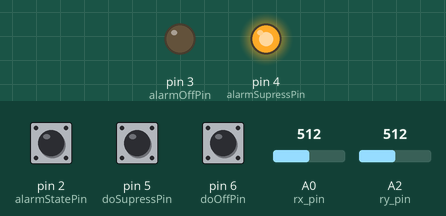
Recording of a sketch running on a simulated Arduino Uno, built with avr-gcc and run on an emulated ATmega328P. Shown: output pins drawn as LEDs (lit = HIGH). Dashed ring = blinking. The test bench sets the inputs (shaded band); at power-on: pin 6 (doOffPin) HIGH, pin 5 (doSupressPin) HIGH, pin 2 (alarmStatePin) HIGH, A0 (rx_pin) = 512, A2 (ry_pin) = 512. What the sketch prints to the serial monitor is not drawn.

Above: at 1.2 s.
1.3 s: pin 6 (doOffPin) pulled LOW for 3.2 s
At 2.1 s:
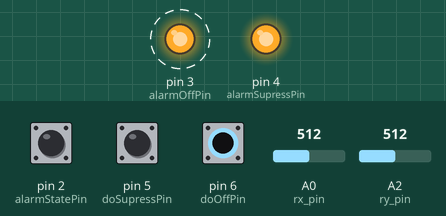
6.0 s: pin 5 (doSupressPin) pulled LOW for 0.15 s
At 6.08 s:
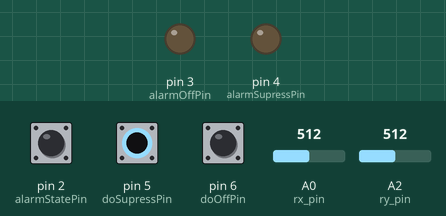
7.6 s: pin 2 (alarmStatePin) pulled LOW for 0.15 s
10.7 s: pin 2 (alarmStatePin) pulled LOW for 1 s
14.7 s: pin 6 (doOffPin) pulled LOW for 1 s
At 15.3 s:
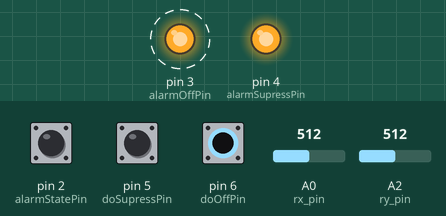
18.7 s: pin 5 (doSupressPin) pulled LOW for 3.2 s
At 19.4 s:
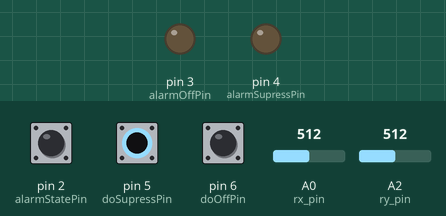
Timing chart, 0 to 23.4 s (numbered marks = the images above; inputs shaded):
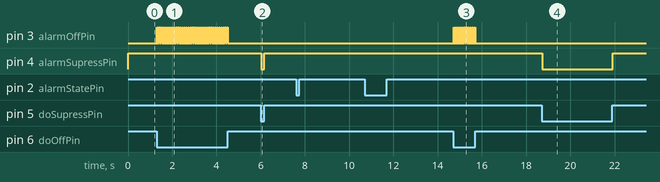

Measured:
- after the input at 1.3 s, pin 3 (alarmOffPin): alternates HIGH for 0.01 s and LOW for 0.02 s, 212 changes in all, then stays LOW, starting at once
- after the input at 6.0 s, pin 4 (alarmSupressPin): HIGH → LOW at once, → HIGH 0.13 s later
- after the input at 7.6 s, every drawn part: stays the same
- after the input at 10.7 s, every drawn part: stays the same
- after the input at 14.7 s, pin 3 (alarmOffPin): alternates HIGH for 0.01 s and LOW for 0.02 s, 66 changes in all, then stays LOW, starting at once
- after the input at 18.7 s, pin 4 (alarmSupressPin): HIGH → LOW at once, → HIGH 3.2 s later

The sketch:

final.ino
```cpp
// user input pins

int doSupressPin = 5;
int doOffPin = 6;

// clock pins

int alarmStatePin = 2;
int alarmOffPin = 3;
int alarmSupressPin = 4;

int rx_pin = 0;
int ry_pin = 2;

int rx = 0;
int ry = 0;
//int lx = 0;
//int ly = 0;

int movedir; //direction controler -> int 1|2|3|4

int input_code[4]; // tried code

int correct_code[4] = {4,2,3, 1}; // challenge code TODO make random

int pos_code = 0;

int as_discrete(int val)  {
  int dval ;
  if (val < 200) {
    dval = -1;
  }
  else if (val > 450) {
    dval = 1;
  }
  else {
    dval = 0;
  }
  return dval;
}

void setup()                    // run once, when the sketch starts
{
  Serial.begin(9600);           // set up Serial library at 9600 bps

  // setup input pins

  pinMode(doSupressPin, INPUT);
  digitalWrite(doSupressPin, HIGH);

  pinMode(doOffPin, INPUT);
  digitalWrite(doOffPin, HIGH);

  // setup clock pins

  pinMode(alarmStatePin, INPUT);    // sets the digital pin as input to read switch
  digitalWrite(alarmStatePin, HIGH);

  pinMode(alarmOffPin, OUTPUT);      // sets the digital pin as output

  pinMode(alarmSupressPin, OUTPUT);
  digitalWrite(alarmSupressPin, HIGH);
}

void loop()                     // run over and over again
{

  // controller gedeelte
  int tmp_rx = as_discrete(analogRead(rx_pin));
  int tmp_ry = as_discrete(analogRead(ry_pin))*-1;

  //if neutral was reached
  if (rx == 0 && ry == 0 ) {

  // do not need (0,0) values
  if (tmp_rx != 0 || tmp_ry != 0) {
      if (tmp_rx == 0 && tmp_ry == 1) { movedir = 1; }
      if (tmp_rx == 1 && tmp_ry == 0) { movedir = 2; }
      if (tmp_rx == 0 && tmp_ry == -1) { movedir = 3; }
      if (tmp_rx == -1 && tmp_ry == 0) { movedir = 4; }
      Serial.println(movedir);

      input_code[pos_code] = movedir;

      if (input_code[pos_code] == correct_code[pos_code]) {
        pos_code = pos_code + 1;
        if (pos_code == 4) {
          Serial.print("Well done, go get breakfast!");
          digitalWrite(alarmOffPin, HIGH);   // schakel alarm uit
            delay(10);
            digitalWrite(alarmOffPin, LOW);   // mag niet op off blijven staan
        }
      }
      else {
        Serial.print("error, reset");
        pos_code = 0;
        int input_code[4] ;
      }
    }
  }

  rx = tmp_rx;
  ry = tmp_ry;

  // alarm stuk

  // alarm gaat af

  if (digitalRead(alarmStatePin) == 1) {
    Serial.println("ALARM! Enter code: 4231");
  }


  //Serial.print("Alarm state: ");
  //Serial.println(digitalRead(alarmStatePin));    // Read the pin and display the value

  //Serial.print("Relais/suppress state: ");
  //Serial.println(digitalRead(alarmSupressPin));    // Read the pin and display the value

  //Serial.print("Do suppress state: ");
  //Serial.println(digitalRead(doSupressPin));    // Read the pin and display the value

  //Serial.print("Do off state: ");
  //Serial.println(digitalRead(doOffPin));    // Read the pin and display the value


  // detect supress call
  if (digitalRead(doSupressPin) == 0) {
    digitalWrite(alarmSupressPin, LOW);   // supress alarm
  }

  else  {
    digitalWrite(alarmSupressPin, HIGH);   // no supress signal -> relais on
  }

  // detect off call
  if (digitalRead(doOffPin) == 0) {
    digitalWrite(alarmOffPin, HIGH);   // schakel alarm uit
    delay(10);
    digitalWrite(alarmOffPin, LOW);   // mag niet op off blijven staan
  }


  // detect off call
  //if (digitalRead(doOffPin) == 1) {
  //  digitalWrite(alarmOffPin, HIGH);   // schakel alarm uit
  //}

  delay(20);
}
```
